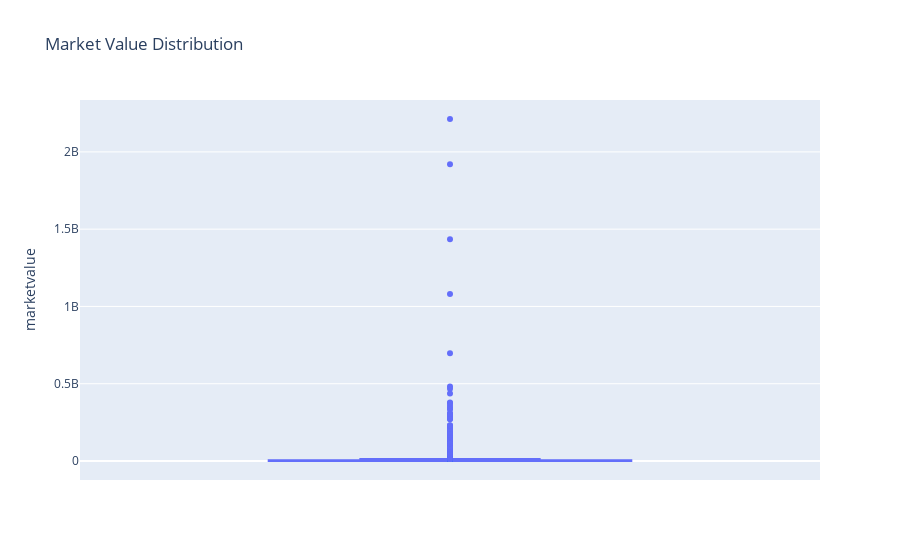

The notebook cell saved with this chart:
### Markdown cell above
#### ***How firm size (in market value) is distributed?***  
FOR MARKET VALUE,  
STANDARD ERROR IS 74 BILLION,  
BUT 50% OF THE FIRMS ARE BETWEEN 180 MILLION TO 5 BILLION  
MEDIAN IS 1.175 BILLION  
MAX IS 2.2 TRILLION  
MIN IS 35 THOUSAND

### Code cell
px.box(df_final_size, y='marketvalue', title='Market Value Distribution')

### Figure 1 — Plotly figure (JSON) as saved in the notebook; plotly's stock layout.template omitted (floating-point values rounded to 4 significant figures; data arrays with more than 128 entries replaced by an {"elided": "..."} marker saying what was removed)
{"data": [{"alignmentgroup": "True", "hovertemplate": "marketvalue=%{y}<extra></extra>", "legendgroup": "", "marker": {"color": "#636efa"}, "name": "", "notched": false, "offsetgroup": "", "orientation": "v", "showlegend": false, "type": "box", "x0": " ", "xaxis": "x", "y": {"elided": "2792 float values"}, "y0": " ", "yaxis": "y"}], "layout": {"boxmode": "group", "legend": {"tracegroupgap": 0}, "title": {"text": "Market Value Distribution"}, "xaxis": {"anchor": "y", "domain": [0, 1]}, "yaxis": {"anchor": "x", "domain": [0, 1], "title": {"text": "marketvalue"}}}}
